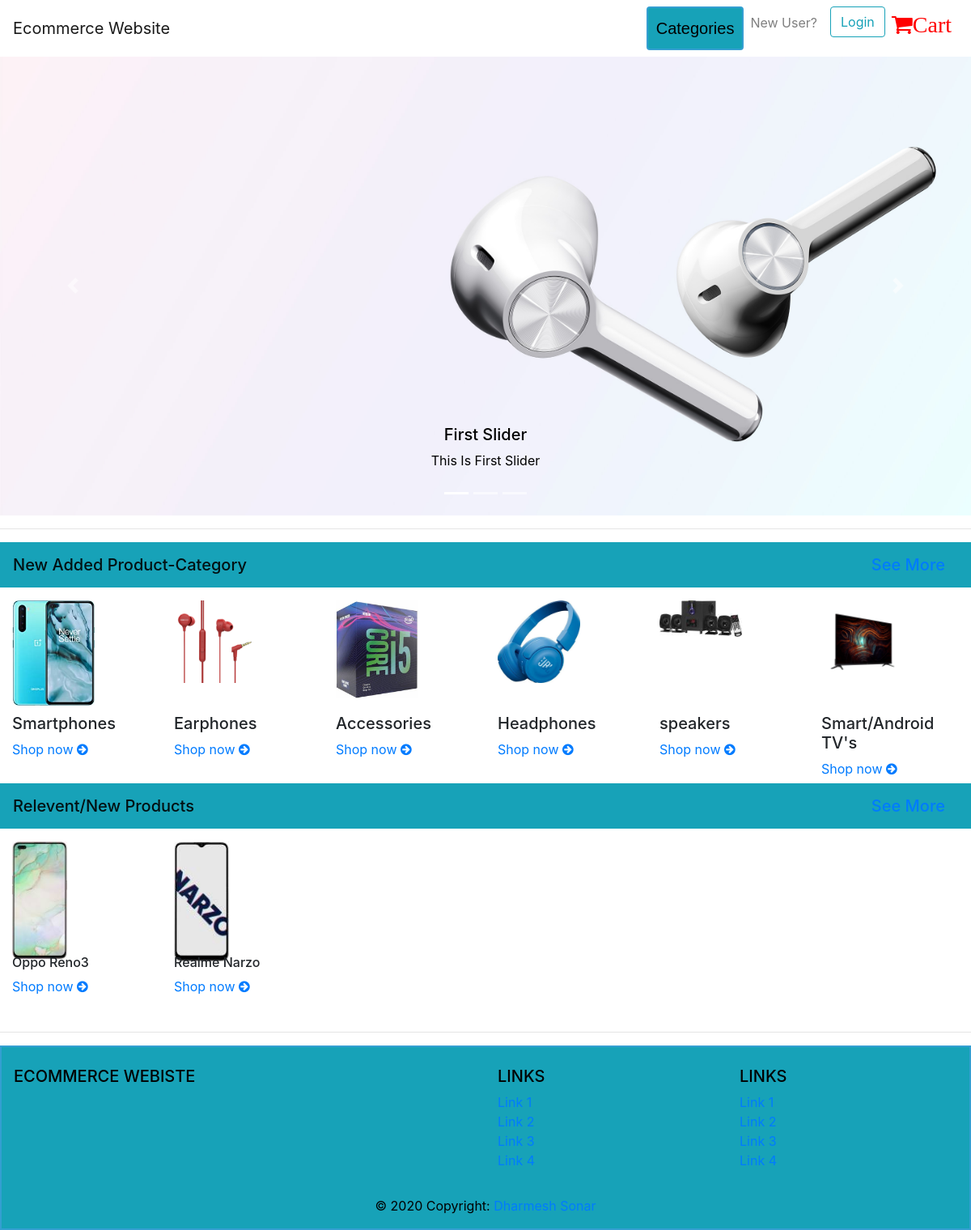
The page / on the database its author committed.
### App/models.py (models this page shows)
class AddCatagoryModel(models.Model):
    category_id=models.AutoField(primary_key=True)
    category_name=models.CharField(max_length=20)
    Category_image=models.ImageField(upload_to='admin/product_category',null=True,blank=True)
    Category_desc=models.TextField(max_length=200,null=True,blank=True)
    def __str__(self):
        return self.category_name

class AddProductModell(models.Model):
    product_id=models.AutoField(primary_key=True)
    product_name=models.CharField(max_length=20)
    product_image=models.ImageField(upload_to='admin/add_product',null=True,blank=True)
    product_origonal_price=models.CharField(max_length=20)
    product_discounted_price=models.CharField(max_length=20)
    product_category=models.ForeignKey(AddCatagoryModel,on_delete=models.CASCADE)
    product_description=models.TextField(max_length=200)

### App/views.py (the view)
# urls.py: path('',views.homepage,name="index"),
def homepage(request):
    if request.user.is_authenticated:
        name=request.user.username
        return render(request, "index.html",{"categories":AddCatagoryModel.objects.all()[:6],"productdata":AddProductModell.objects.all(),"name":name})
    else:
        return render(request, "index.html",{"categories":AddCatagoryModel.objects.all()[:6],"productdata":AddProductModell.objects.all()})

### templates/index.html (shortened to what this page needs)
{% load static %}
<html lang="en">
  <head>
    <link rel="stylesheet" href="https://stackpath.bootstrapcdn.com/bootstrap/4.3.1/css/bootstrap.min.css">
      <link rel="stylesheet" href="https://cdnjs.cloudflare.com/ajax/libs/font-awesome/4.7.0/css/font-awesome.min.css">
        <link rel="stylesheet" href="{% static 'css/style.css' %}"/>
  </head>
  <body>
    <nav class="navbar navbar-expand-md navbar-light">
      <a class="navbar-brand" href="{% url 'index' %}">
          Ecommerce Website
      </a>
      <div class="collapse navbar-collapse" id="basicExampleNav11">
        <ul class="navbar-nav ml-auto">
            <li class="nav-item pl-3 mb-1 mb-md-0">
                <div class="dropdown">
                      <button class="dropbtn btn btn-outline-info btn-md btn-rounded btn-navbar waves-effect waves-primary bg-info" type="button">Categories</button>
                </div>
            </li>
            {% if request.user.is_authenticated %}
                <li class="nav-item pl-2 mb-2 mb-md-0">
                    <div class="d-flex">
                      <div class="dropdown mr-1">
                        <button type="button" class="btn btn-primary dropdown-toggle" id="dropdownMenuOffset" data-toggle="dropdown" aria-haspopup="true" aria-expanded="false" data-offset="10,20">
                              Account
                        </button>
                        <div class="dropdown-menu" aria-labelledby="dropdownMenuOffset">
                          <a class="dropdown-item" href="{% url 'profile' %}">Profile</a>
                          <a class="dropdown-item" href="{% url 'logout' %}">LogOut</a>
                        </div>
                      </div>
                    </div></li>
                {% else %}
              <li class="nav-item">
                <a href="{% url 'signup' %}" class="nav-link waves-effect">
                  New User?
                </a>
              </li>
              <li class="nav-item pl-2 mb-2 mb-md-0">
                <a href="{% url 'login' %}" type="button"
                  class="btn btn-outline-info btn-md btn-rounded btn-navbar waves-effect waves-primary">Login</a>
              </li>
                {% endif %}
                <li class="nav-item">
                    <a href="{% url 'cartpage' %}" class="nav-link navbar-link-2 waves-effect">
                      <i class="fa fa-shopping-cart" style="font-size:28px;color:red">Cart</i>
                    </a>
                  </li>
                </ul>
              </div>
            </nav>
                {% block content %}
    <div id="carouselExampleIndicators" class="carousel slide" data-ride="carousel">
  <ol class="carousel-indicators">
    <li data-target="#carouselExampleIndicators" data-slide-to="0" class="active"></li>
    <li data-target="#carouselExampleIndicators" data-slide-to="1"></li>
    <li data-target="#carouselExampleIndicators" data-slide-to="2"></li>
  </ol>
  <div class="carousel-inner">
    <div class="carousel-item active">
      <img class="d-block w-100" src="{% static 'img/slider/oneplus_buds.png' %}" alt="First slide">
       <div class="carousel-caption d-none d-md-block" style="color: black">
            <h5>First Slider</h5>
            <p>This Is First Slider</p>
        </div>
    </div>
  </div>
  <a class="carousel-control-prev" href="#carouselExampleIndicators" role="button" data-slide="prev">
    <span class="carousel-control-prev-icon" aria-hidden="true"></span>
  </a>
  <a class="carousel-control-next" href="#carouselExampleIndicators" role="button" data-slide="next">
    <span class="carousel-control-next-icon" aria-hidden="true"></span>
  </a>
</div>
    <hr>
                    <nav class="navbar navbar-light bg-info">
  <span class="navbar-brand mb-0 h1">New Added Product-Category</span>
  <span class="navbar-brand mb-0 h1 "><a href="#">See More</a> </span>
</nav>
<div class="section">
			<div class="container-fluid mt-3 mb-3" style="border: #1e1f29">
				<div class="row">
                    {% for catdata in categories %}
					<div class="col-md-2 col-xs-5">
						<div class="shop">
							<div class="shop-img" style="height: 55%">
								<img src="{{ catdata.Category_image.url }}" style="width: 60%" alt="">
							</div>
							<div class="shop-body">
								<h5><br>{{ catdata.category_name }}</h5>
								<a href="{% url 'product_list' %}?product_id={{ catdata.category_id }}" class="cta-btn">Shop now <i class="fa fa-arrow-circle-right"></i></a>
							</div>
						</div>
					</div>
                    {% endfor %}
                </div>
            </div></div>
<nav class="navbar navbar-light bg-info">
  <span class="navbar-brand mb-0 h1">Relevent/New Products</span>
  <span class="navbar-brand mb-0 h1 "><a href="#">See More</a> </span>
</nav>
                    <div class="section mt-3">
			<div class="container-fluid" style="border: #1e1f29">
				<div class="row">
                    {% for product in productdata %}
					<div class="col-md-2 col-xs-3 mt-6">
						<div class="shop">
							<div class="shop-img" style="height: 55%">
								<img src="{{ product.product_image.url }}" style="width: 40%" alt="">
							</div>
							<div class="shop-body">
								<h6><br>{{ product.product_name }}</h6>
								<a href="{% url 'product_list' %}?product_id={{ product.product_category.category_id }}" class="cta-btn">Shop now <i class="fa fa-arrow-circle-right"></i></a>
							</div>
						</div>
					</div>
                    {% endfor %}
                </div>
            </div>
<hr>
<footer class="page-footer font-small white pt-4 bg-info">
  <div class="container-fluid text-center text-md-left">
    <div class="row">
      <div class="col-md-6 mt-md-0 mt-3">
        <h5 class="text-uppercase">Ecommerce Webiste</h5>
      </div>
      <div class="col-md-3 mb-md-0 mb-3">
        <h5 class="text-uppercase">Links</h5>
        <ul class="list-unstyled">
          <li>
            <a href="#">Link 1</a>
          </li>
          <li>
            <a href="#">Link 2</a>
          </li>
          <li>
            <a href="#">Link 3</a>
          </li>
          <li>
            <a href="#">Link 4</a>
          </li>
        </ul>
      </div>
      <div class="col-md-3 mb-md-0 mb-3">
        <h5 class="text-uppercase">Links</h5>
        <ul class="list-unstyled">
          <li>
            <a href="#">Link 1</a>
          </li>
          <li>
            <a href="#">Link 2</a>
          </li>
          <li>
            <a href="#">Link 3</a>
          </li>
          <li>
            <a href="#">Link 4</a>
          </li>
        </ul>
      </div>
    </div>
  </div>
  <div class="footer-copyright text-center py-3">© 2020 Copyright:
    <a href="#"> Dharmesh Sonar</a>
  </div>
</footer>
</div>
     {% endblock %}
  </body>
</html>

### App/static/css/style.css (style rules this page uses)
.dropbtn { background-color:white; padding: 10px; font-size: 20px; border-color: aliceblue; font-family:Sans-serif; outline: #9db5d1; color: black; border: 2px solid #349fd1; }
.dropdown { position: relative; display: inline-block; }
.page-footer { border-color: #349fd1; outline: #9db5d1; color: black; border: 2px solid #349fd1; }

### rows shown on the page
AddCatagoryModel: Category_image (picture), category_name "Smartphones"
AddCatagoryModel: Category_image (picture), category_name "Earphones"
AddCatagoryModel: Category_image (picture), category_name "Accessories"
AddCatagoryModel: Category_image (picture), category_name "Headphones"
AddCatagoryModel: Category_image (picture), category_name "speakers"
AddCatagoryModel: Category_image (picture), category_name "Smart/Android TV's"
AddProductModell: product_image (picture), product_name "Oppo Reno3"
AddProductModell: product_image (picture), product_name "Realme Narzo"
